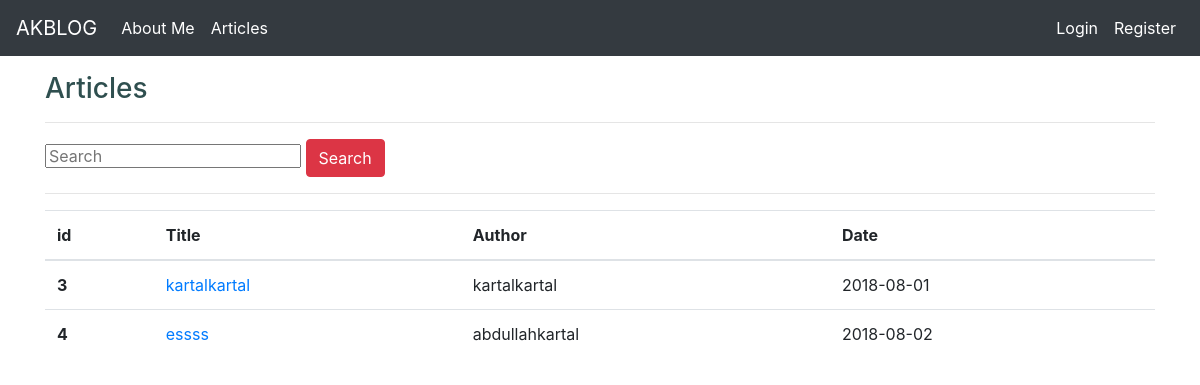
Page /articles on the earlier database version.
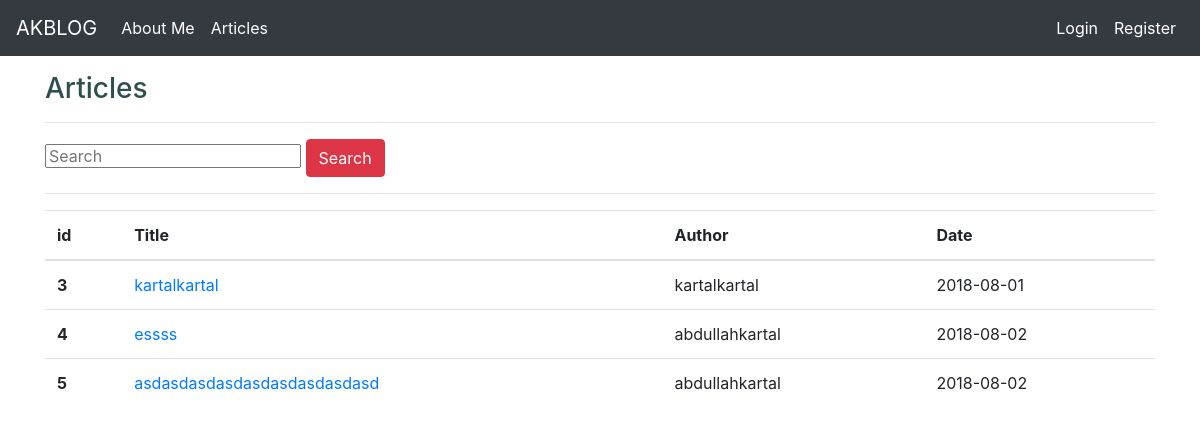
Same page on the later database version.
### blog/models.py (models this page shows, shortened)
class Article(db.Model):
    id = db.Column(db.Integer,primary_key = True)
    title = db.Column(db.String(100),nullable = False)
    date_posted = db.Column(db.DateTime, nullable=False, default=datetime.utcnow)
    content = db.Column(db.Text,nullable = False)
    user_id = db.Column(db.Integer,db.ForeignKey("user.id"),nullable = False)

class User (db.Model,UserMixin):
    id = db.Column(db.Integer,primary_key = True)
    username = db.Column(db.String(20),unique = True, nullable = False)
    email = db.Column(db.String(120),unique = True, nullable = False)
    image_file = db.Column(db.String(120),nullable = False, default = "default.jpg")
    password = db.Column(db.String(60),nullable = False)
    article = db.relationship("Article",backref = "author",lazy = True)

### blog/routes.py (the view)
@app.route("/articles")
def articles():
    articles = Article.query.all()
    return render_template("articles.html",articles = articles)

### blog/templates/articles.html
{% extends "layout.html" %}
{% block body %}
<h3>Articles </h3>
<hr>
{% if articles %}
<form action="/search" method="POST">
  <input type="text" name="keyword" class="input-sm" maxlength="64" placeholder="Search">
  <button type="submit" class="btn btn-danger">Search</button>
</form>
<hr>
<ul class="list-group">
  <table class="table table-hover">
      <thead>
        <tr>
          <th scope="col">id</th>
          <th scope="col">Title</th>
          <th scope="col">Author</th>
          <th scope="col">Date</th>
        </tr>
      </thead>
      <tbody>
        {% for article in articles  %}
          <tr>
            <th scope="row">{{article.id}}</th>
            <td><a href="/article/{{article.id}}">{{article.title}}</a></td>
            <td>{{article.author.username}}</td>
            <td>{{article.date_posted.strftime("%Y-%m-%d")}}</td>
          </tr>
        {% endfor %}
      </tbody>
    </table>
  </ul>
{% else %}
<div class="alert alert-danger">There are no articles here yet.</div>
{% endif %}
{% endblock body %}

### blog/templates/layout.html (shortened to what this page needs)
<!DOCTYPE html>
<html lang="en">
<head>
    <link rel="stylesheet" href="https://maxcdn.bootstrapcdn.com/bootstrap/4.0.0/css/bootstrap.min.css">
    <link rel="stylesheet" type="text/css" href="{{url_for("static", filename = "main.css")}}">
</head>
<body>
    {% include "includes/navbar.html" %}
    <br><br><br>
<div class="container">
        {% block body %}
        {% endblock body %}
</div>
</body>
</html>

### blog/templates/includes/navbar.html (shortened to what this page needs)
<nav class="navbar navbar-expand-md navbar-dark fixed-top bg-dark">
        <a class="navbar-brand" href="/">AKBLOG</a>
        <div class="collapse navbar-collapse" id="navbarCollapse">
          <ul class="navbar-nav mr-auto">
            <li class="nav-item active">
              <a class="nav-link" href="/about">About Me</a>
            </li>
            <li class="nav-item active">
              <a class="nav-link" href="/articles">Articles</a>
            </li>
          </ul>
          <ul class="navbar-nav ml-auto">
            {% if current_user.is_authenticated %}
            <li class="nav-item active">
              <a class="nav-link" href="/dashboard">Dashboard</a>
            </li>
            <li class="nav-item active">
              <a class="nav-link" href="/account">Account</a>
            </li>
            <li class="nav-item active">
                <a class="nav-link" href="/logout">Logout</a>
              </li>
            {% else %}
            <li class="nav-item active">
                <a class="nav-link" href="/login">Login</a>
              </li>
              <li class="nav-item active">
                <a class="nav-link" href="/register">Register</a>
              </li>
            {% endif %}
          </ul>
        </div>
      </nav>

### static/main.css (style rules this page uses)
h1,h2,h3,h4 { color: darkslategrey; }
*, *:before, *:after { box-sizing: inherit; }
html { box-sizing: border-box; text-rendering: optimizeLegibility; }
body { overflow-x: hidden; -webkit-font-smoothing: antialiased; -moz-osx-font-smoothing: grayscale; }
a { text-decoration: none; }
blockquote, dl, dd, h1, h2, h3, h4, h5, h6, figure, p, pre, fieldset, ul, ol, menu, form { margin: 0; }
button, fieldset, iframe { border: 0; }
fieldset, ul, ol, button, menu { padding: 0; }
ol, ul { list-style: none; }
table { width: 100%; border-collapse: collapse; border-spacing: 0; }
td { padding: 0; }
html { line-height: 1.15; -webkit-text-size-adjust: 100%; }
body { margin: 0; }
hr { box-sizing: content-box; height: 0; overflow: visible; }
a { background-color: transparent; }
button, input, optgroup, select, textarea { font-family: inherit; font-size: 100%; line-height: 1.15; margin: 0; }
button, input { overflow: visible; }
button, select { text-transform: none; }
button, [type="button"], [type="reset"], [type="submit"] { -webkit-appearance: button; }

Differences in the rows shown:
added Article: id "5", title "asdasdasdasdasdasdasdasdasd", author.username "abdullahkartal", date_posted "2018-08-02"
